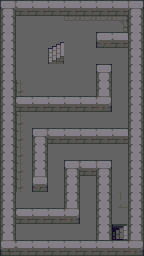

Rendered tile map (Tiled .tmx) drawn with the repository's tilesets; below, a short description and the map source with its tile grids summarised:
An orthogonal 9x16 tile map with 16x16 px tiles, 3 tile layers (Kachelebene 1, Schlucht, graphics), 4 tilesets and 14 objects.

<map version="1.0" tiledversion="1.1.6" orientation="orthogonal" renderorder="right-down" width="9" height="16" tilewidth="16" tileheight="16" infinite="0" nextobjectid="136">
 <tileset firstgid="1" name="tiles_dungeon_v1.1" tilewidth="16" tileheight="16" tilecount="480" columns="20">
  <image source="tiles_dungeon_v1.1.png" width="320" height="384" />
 </tileset>
 <tileset firstgid="481" name="tiles_dungeon_v1.1" tilewidth="16" tileheight="16" tilecount="480" columns="20">
  <image source="tiles_dungeon_v1.1.png" width="320" height="384" />
 </tileset>
 <tileset firstgid="961" name="tiles_dungeon_v1.1" tilewidth="16" tileheight="16" tilecount="480" columns="20">
  <image source="tiles_dungeon_v1.1.png" width="320" height="384" />
 </tileset>
 <tileset firstgid="1441" name="tiles_dungeon_v1.1" tilewidth="16" tileheight="16" tilecount="480" columns="20">
  <image source="tiles_dungeon_v1.1.png" width="320" height="384" />
 </tileset>
 <layer name="Kachelebene 1" width="9" height="16">
  <data>[144 cells, 144 non-empty, 14 distinct tile ids]</data>
 </layer>
 <layer name="Schlucht" width="9" height="16">
  <data>[144 cells, 0 non-empty, 0 distinct tile ids]</data>
 </layer>
 <layer name="graphics" width="9" height="16">
  <data>[144 cells, 3 non-empty, 3 distinct tile ids]</data>
 </layer>
 <objectgroup name="Schlucht" visible="0" />
 <objectgroup name="Stein, TreppeRunter" visible="0">
  <object id="1" x="0" y="0" width="144" height="16" />
  <object id="2" x="0" y="16" width="16" height="240" />
  <object id="3" x="16" y="240" width="128" height="16" />
  <object id="4" x="128" y="16" width="16" height="224" />
  <object id="126" x="112" y="224" width="16" height="16" />
  <object id="127" x="16" y="96" width="96" height="16" />
  <object id="128" x="96" y="32" width="32" height="16" />
  <object id="129" x="96" y="64" width="16" height="32" />
  <object id="130" x="32" y="128" width="96" height="16" />
  <object id="131" x="32" y="144" width="16" height="48" />
  <object id="132" x="16" y="208" width="64" height="16" />
  <object id="133" x="64" y="160" width="48" height="16" />
  <object id="134" x="64" y="176" width="16" height="32" />
  <object id="135" x="96" y="176" width="16" height="64" />
 </objectgroup>
 <objectgroup name="Sonstiges" visible="0" locked="1" />
</map>
